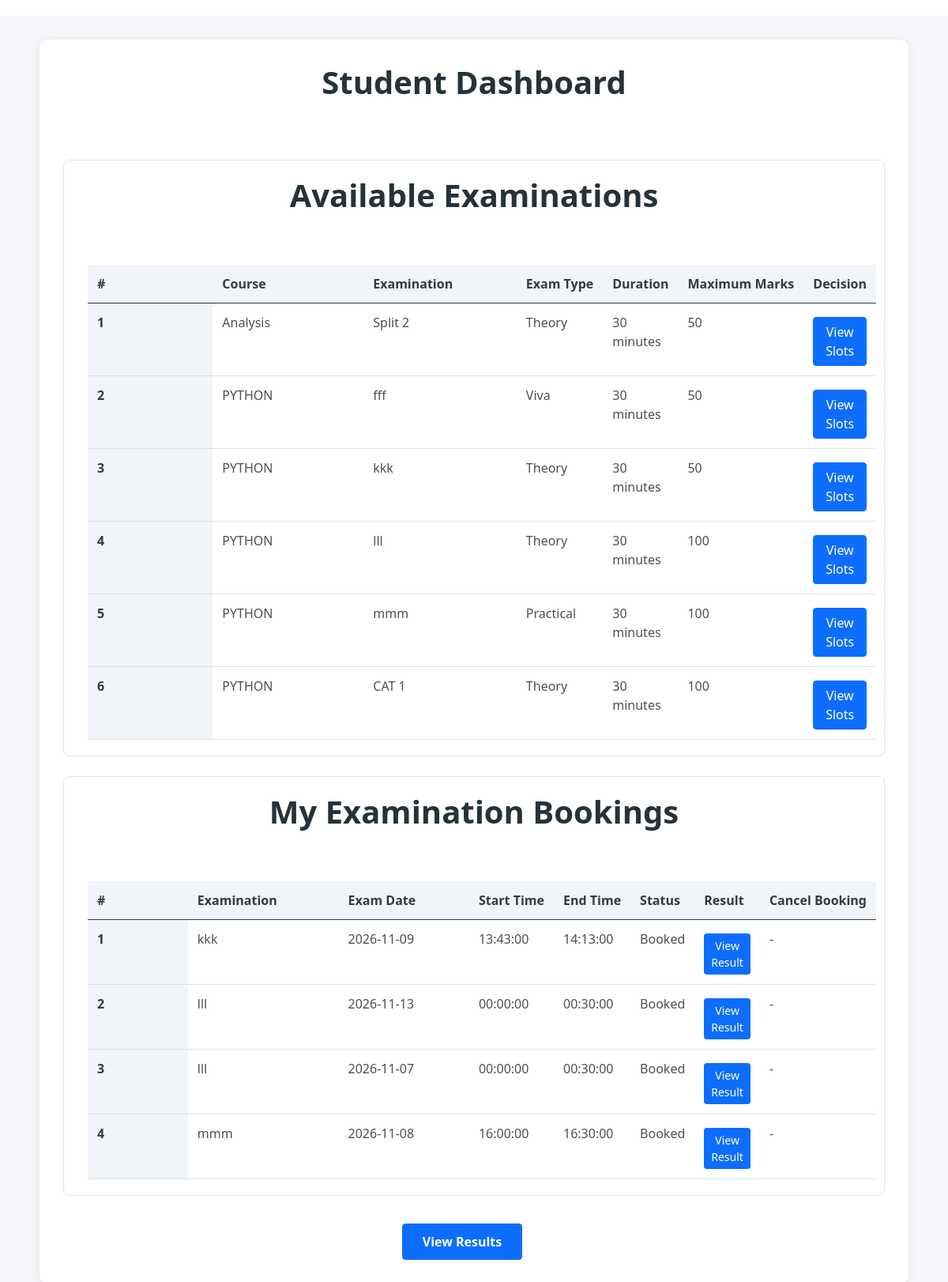
The app's page /student_dashboard (signed in) with its own data.
### application/models.py (models this page shows, shortened)
class Examination(db.Model):
    __tablename__ = "examinations"
    id = db.Column(db.Integer, primary_key=True)
    course_id = db.Column(
        db.Integer,
        db.ForeignKey("courses.id"),
        nullable=False
    )
    name = db.Column(db.String(150), nullable=False)
    exam_type = db.Column(db.String(50), nullable=False)
    duration_minutes = db.Column(db.Integer, nullable=False, default=30)
    maximum_marks = db.Column(db.Integer, nullable=False, default=100)
    student_capacity = db.Column(db.Integer, nullable=False, default=100)
    slot_creation_start = db.Column(db.DateTime, nullable=False)
    slot_creation_end = db.Column(db.DateTime, nullable=False)
    booking_start = db.Column(db.DateTime, nullable=False)
    booking_end = db.Column(db.DateTime, nullable=False)
    status = db.Column(db.String(30), default="Published", nullable=False)
    results_published = db.Column(db.Boolean, default=False, nullable=False)
    course = db.relationship(
        "Course",
        back_populates="examinations"
    )
    rubrics = db.relationship(
        "Rubric",
        back_populates="examination",
        cascade="all, delete-orphan"
    )
    slots = db.relationship(
        "ExaminationSlot",
        back_populates="examination",
        cascade="all, delete-orphan"
    )

class Course(db.Model):
    __tablename__ = "courses"
    id = db.Column(db.Integer, primary_key=True)
    code = db.Column(db.String(30), unique=True, nullable=False)
    name = db.Column(db.String(150), nullable=False)
    description = db.Column(db.Text)
    status = db.Column(db.String(20), default="Active", nullable=False)
    examinations = db.relationship(
        "Examination",
        back_populates="course"
    )

class Booking(db.Model):
    __tablename__ = "bookings"
    id = db.Column(db.Integer, primary_key=True)
    student_id = db.Column(
        db.Integer,
        db.ForeignKey("users.id"),
        nullable=False
    )
    slot_id = db.Column(
        db.Integer,
        db.ForeignKey("examination_slots.id"),
        nullable=False
    )
    booked_at = db.Column(db.DateTime, default=datetime.utcnow)
    status = db.Column(db.String(20), default="Booked", nullable=False)
    student = db.relationship(
        "User",
        foreign_keys=[student_id]
    )
    slot = db.relationship(
        "ExaminationSlot",
        back_populates="bookings"
    )
    evaluation = db.relationship(
        "Evaluation",
        back_populates="booking",
        uselist=False,
        cascade="all, delete-orphan"
    )
    __table_args__ = (
        db.UniqueConstraint(
            "student_id",
            "slot_id",
            name="unique_student_slot"
        ),
    )

class ExaminationSlot(db.Model):
    __tablename__ = "examination_slots"
    id = db.Column(db.Integer, primary_key=True)
    examination_id = db.Column(
        db.Integer,
        db.ForeignKey("examinations.id"),
        nullable=False
    )
    examiner_id = db.Column(
        db.Integer,
        db.ForeignKey("users.id"),
        nullable=False
    )
    exam_date = db.Column(db.Date, nullable=False)
    start_time = db.Column(db.Time, nullable=False)
    end_time = db.Column(db.Time, nullable=False)
    capacity = db.Column(db.Integer, nullable=False, default=1)
    status = db.Column(db.String(20), default="Available", nullable=False)
    examination = db.relationship(
        "Examination",
        back_populates="slots"
    )
    examiner = db.relationship("User")
    bookings = db.relationship(
        "Booking",
        back_populates="slot",
        cascade="all, delete-orphan"
    )

### application/controllers.py (the view)
    @app.route("/student_dashboard")
    @role_required("student")
    def student_dashboard():
        student_id = session["user_id"]
        examinations = Examination.query.filter_by(
            status="Published"
        ).order_by(
            Examination.id.desc()
        ).all()
        bookings = Booking.query.filter(
            Booking.student_id == student_id,
            Booking.status != "Cancelled"
        ).order_by(
            Booking.booked_at.desc()
        ).all()
        now = datetime.now()
        return render_template(
            "student_dashboard.html",
            examinations=examinations,
            bookings=bookings,
            now=now
        )

### templates/student_dashboard.html (shortened to what this page needs)
<!DOCTYPE html>
<html lang="en">
<head>
    <link rel="stylesheet" href="/static/style.css">
    <link href="https://cdn.jsdelivr.net/npm/bootstrap@5.0.2/dist/css/bootstrap.min.css" rel="stylesheet"
>
</head>
<body>
    <div id="c">
        <div id="dashb">
            <h1>Student Dashboard</h1><br>
            <div id="gui_d">
                <h1>Available Examinations</h1><br>
                <div id="gui_d1">
                    <table class="table">
                        <thead>
                            <tr>
                                <th scope="col">#</th>
                                <th scope="col">Course</th>
                                <th scope="col">Examination</th>
                                <th scope="col">Exam Type</th>
                                <th scope="col">Duration</th>
                                <th scope="col">Maximum Marks</th>
                                <th scope="col">Decision</th>
                            </tr>
                        </thead>
                        <tbody>
                            {% for exam in examinations %}
                            <tr>
                                <th>{{ loop.index }}</th>
                                <td>{{ exam.course.name }}</td>
                                <td>{{ exam.name }}</td>
                                <td>{{ exam.exam_type }}</td>
                                <td>{{ exam.duration_minutes }} minutes</td>
                                <td>{{ exam.maximum_marks }}</td>
                                <td>
                                    <button
                                        type="button"
                                        class="btn btn-primary"
                                        onclick="window.location.href='{{ url_for('student_view_slots', examination_id=exam.id) }}'">
                                        View Slots
                                    </button>
                                </td>
                            </tr>
                            {% endfor %}
                        </tbody>
                    </table>
                </div>
            </div>
            <div id="gui_d">
                <h1>My Examination Bookings</h1><br>
                <div id="gui_d1">
                    <table class="table">
                        <thead>
                            <tr>
                                <th scope="col">#</th>
                                <th scope="col">Examination</th>
                                <th scope="col">Exam Date</th>
                                <th scope="col">Start Time</th>
                                <th scope="col">End Time</th>
                                <th scope="col">Status</th>
                                <th scope="col">Result</th>
                                <th scope="col">Cancel Booking</th>
                            </tr>
                        </thead>
                        <tbody>
                            {% for booking in bookings %}
                            <tr>
                                <th>{{ loop.index }}</th>
                                <td>{{ booking.slot.examination.name }}</td>
                                <td>{{ booking.slot.exam_date }}</td>
                                <td>{{ booking.slot.start_time }}</td>
                                <td>{{ booking.slot.end_time }}</td>
                                <td>{{ booking.status }}</td>
                                <td>
                                    <a href="{{ url_for('student_view_booking_result', booking_id=booking.id) }}"
                                    class="btn btn-primary btn-sm">
                                        View Result
                                    </a>
                                </td>
                                <td>
                                    {% if booking.status == "Booked" and now <= booking.slot.examination.booking_end %}
                                        <form method="POST"
                                            action="{{ url_for('cancel_booking', booking_id=booking.id) }}">
                                            <button type="submit" class="btn btn-danger btn-sm">
                                                Cancel Booking
                                            </button>
                                        </form>
                                    {% else %}
                                        -
                                    {% endif %}
                                </td>
                            </tr>
                            {% else %}
                            <tr>
                                <td colspan="7" class="text-center">
                                    No examination bookings found.
                                </td>
                            </tr>
                            {% endfor %}
                        </tbody>
                    </table>
                </div>
            </div>
            <div id="creattrekplace">
                <button
                    type="button"
                    class="btn btn-primary"
                    onclick="window.location.href='{{ url_for('student_results') }}'">
                    View Results
                </button>
            </div>
        </div>
    </div>
</body>
</html>

### static/style.css (style rules this page uses)
* { margin: 0px; box-sizing: border-box; }
body { font-family: Arial, sans-serif; background-color: #f5f5f5; }
#dashb { padding: 10px; }
#gui_d1 { margin-left: 10px; margin-right: 10px; }
#creattrekplace { margin-right: 30px; margin-top: 0px; }
#c { width: 95%; margin: 20px auto; min-height: 90vh; }
#dashb { padding: 20px; background-color: white; border-radius: 10px; box-shadow: 0px 2px 10px rgba(0, 0, 0, 0.08); }
#dashb h1 { margin-bottom: 10px; color: #222; }
.btn { border-radius: 5px; }
.btn-primary { margin-top: 5px; }
.table { margin-top: 15px; background-color: white; vertical-align: middle; }
.table th { font-weight: bold; white-space: nowrap; }
.table td { padding: 12px; }
#c { width: 100%; min-height: 100vh; padding: 30px; background-color: #f4f6f9; }
#dashb { max-width: 1100px; margin: auto; padding: 30px; background-color: white; border-radius: 10px; box-shadow: 0 2px 12px rgba(0, 0, 0, 0.08); }
#dashb h1 { text-align: center; color: #263238; font-weight: bold; margin-bottom: 25px; }
#gui_d { margin-top: 25px; padding: 20px; background-color: #ffffff; border: 1px solid #dee2e6; border-radius: 8px; }
#gui_d1 { width: 100%; overflow-x: auto; }
#gui_d1 table { width: 100%; margin-bottom: 0; }
#gui_d1 table th { width: 35%; background-color: #f1f4f8; color: #343a40; padding: 12px; }
#gui_d1 table td { padding: 12px; color: #495057; }
#creattrekplace { margin-top: 30px; text-align: center; }
#creattrekplace .btn { padding: 10px 25px; font-weight: 600; }

### records on screen
Examination: course.name "Analysis", name "Split 2", exam_type "Theory", duration_minutes "30", maximum_marks "50"
Examination: course.name "PYTHON", name "fff", exam_type "Viva", duration_minutes "30", maximum_marks "50"
Examination: course.name "PYTHON", name "kkk", exam_type "Theory", duration_minutes "30", maximum_marks "50"
Examination: course.name "PYTHON", name "lll", exam_type "Theory", duration_minutes "30", maximum_marks "100"
Examination: course.name "PYTHON", name "mmm", exam_type "Practical", duration_minutes "30", maximum_marks "100"
Examination: course.name "PYTHON", name "CAT 1", exam_type "Theory", duration_minutes "30", maximum_marks "100"
Booking: slot.examination.name "kkk", slot.exam_date "2026-11-09", slot.start_time "13:43:00", slot.end_time "14:13:00", status "Booked"
Booking: slot.examination.name "lll", slot.exam_date "2026-11-13", slot.start_time "00:00:00", slot.end_time "00:30:00", status "Booked"
Booking: slot.examination.name "lll", slot.exam_date "2026-11-07", slot.start_time "00:00:00", slot.end_time "00:30:00", status "Booked"
Booking: slot.examination.name "mmm", slot.exam_date "2026-11-08", slot.start_time "16:00:00", slot.end_time "16:30:00", status "Booked"
